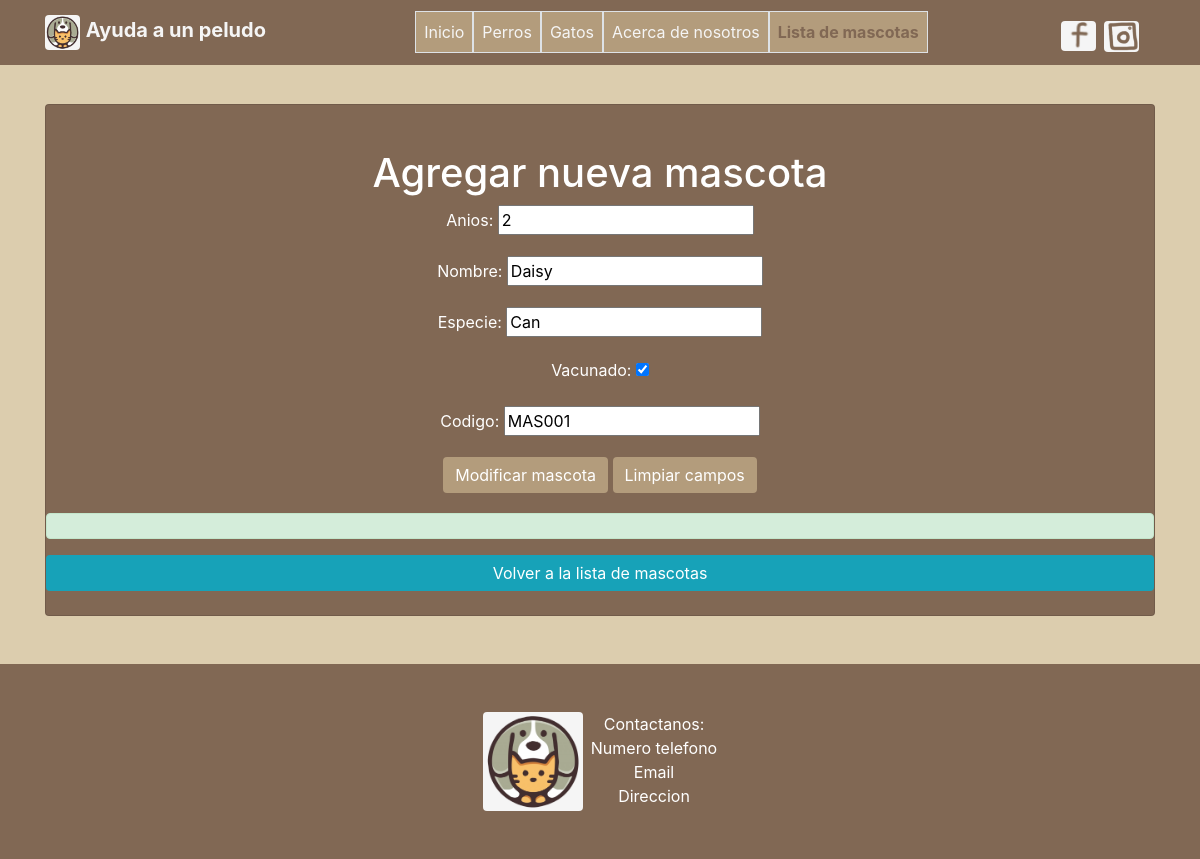
Screenshot of /formMascotaMod/1 with the database file from the repository.
### appPeludo/models.py (models this page shows)
class Mascotas(models.Model):
	codigo = models.CharField(max_length=6)
	anios = models.CharField(max_length=2)
	nombre = models.CharField(max_length=100)
	especie = models.CharField(max_length=10)
	vacunado = models.BooleanField()

### appPeludo/views.py (the view)
# urls.py: path('formMascotaMod/<int:id>', appPeludo.views.formMascotaMod, name="formMascotaMod"),
def formMascotaMod(request, id):
	mascota = Mascotas.objects.get(id=id)
	datos = {
		'form' : MascotasForm(instance=mascota)
	}
	if request.method == 'POST':
		formulario = MascotasForm(data=request.POST, instance=mascota)
		if formulario.is_valid:
			formulario.save()
			datos['mensaje'] = "Datos modificados correctamente."
	return render(request, 'editarMascotaForm.html', datos)

### appPeludo/forms.py
class MascotasForm(ModelForm):
	class Meta:
		model = Mascotas
		fields = ['id','anios','nombre','especie','vacunado','codigo']

### appPeludo/templates/editarMascotaForm.html (shortened to what this page needs)
{% extends 'layout.html' %}
{% load static %}
{% block nombresvar %}
  <a class="nav-item nav-link border lB fC" href="/">Inicio</a>
  <a class="nav-item nav-link border lB fC" href="/perros">Perros</a>
  <a class="nav-item nav-link border lB fC" href="/gatos">Gatos</a>
  <a class="nav-item nav-link border lB fC" href="/acercade">Acerca de nosotros</a>
  <a class="nav-item nav-link border lCO fC" href="/listarMascotas"><b>Lista de mascotas</b></a>
{% endblock nombresvar %}
{% block contenido %}
  <div class="container">
    <div class="card text-white fCO my-5 py-4 text-center">
      <div class="card-body">
        <h1>Agregar nueva mascota</h1>
        <form action="" method="POST" id="formulario">
          <div class="form-group text-center">
            {{form.as_p}}
          </div>
          <button type="submit" class="btn btn-primary" id="modificar">Modificar mascota</button>
          <button type="reset" class="btn btn-primary" id="limpiar">Limpiar campos</button>
        </form>
      </div>
      <div class="alert alert-success" role="alert">
      </div>
      <a class="btn btn-info" href="{% url 'listarMascotas' %}" role="button">Volver a la lista de mascotas</a>
    </div>
  </div>
{% endblock contenido %}

### appPeludo/static/css/styles.css (style rules this page uses)
body { padding-top: 56px; background-color: #dccdae; }
.fCO { background-color: #816854; }
.fC { background-color: #b39c7c; }
.lCO { color: #816854; }
.lB { color: #f5f5f5; }
.btn-primary, .btn-primary:active, .btn-primary:visited { background-color: #b39c7c !important; }
.btn { border:0px solid transparent; }

### rows the page displays
Mascotas: anios "2", nombre "Daisy", especie "Can", vacunado "☑", codigo "MAS001"
